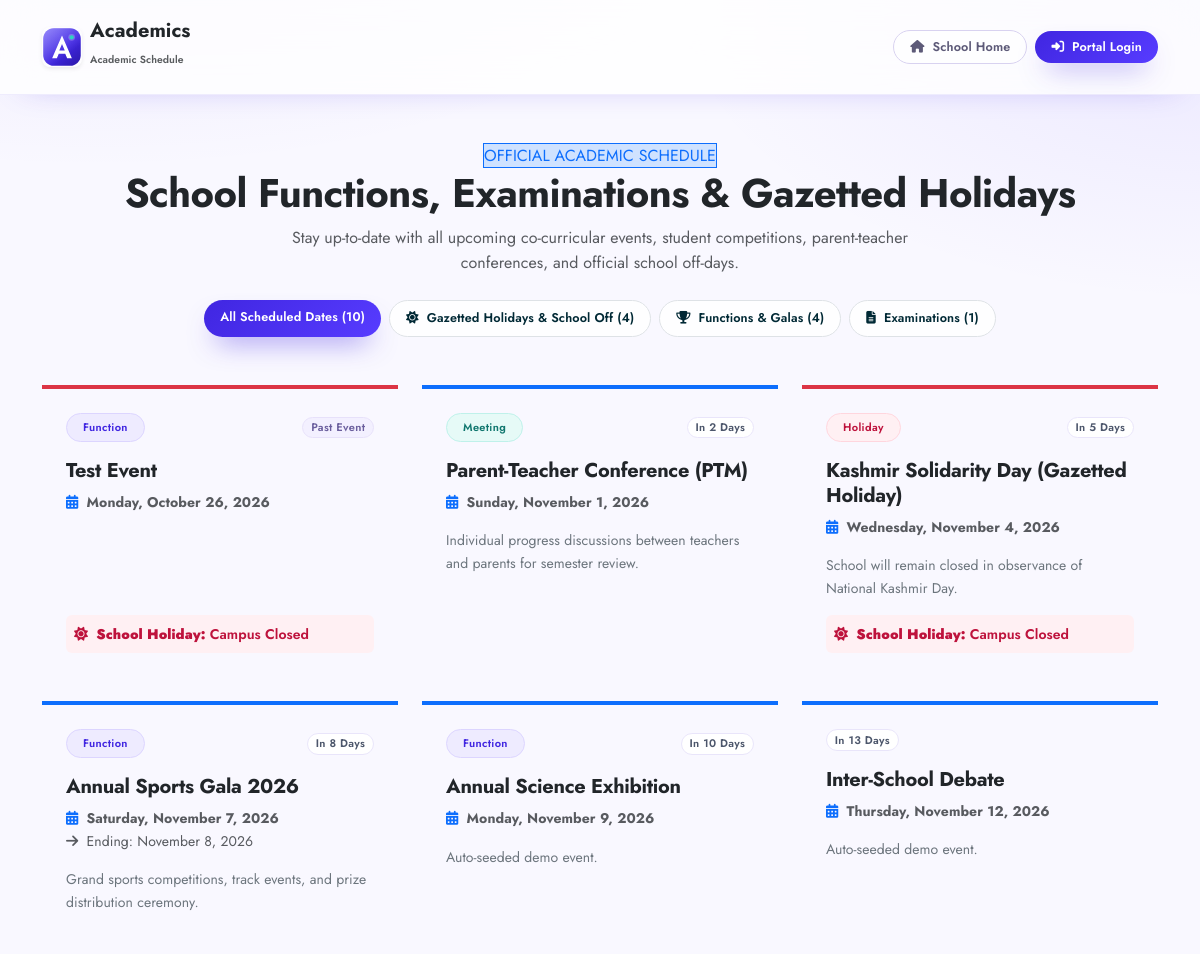
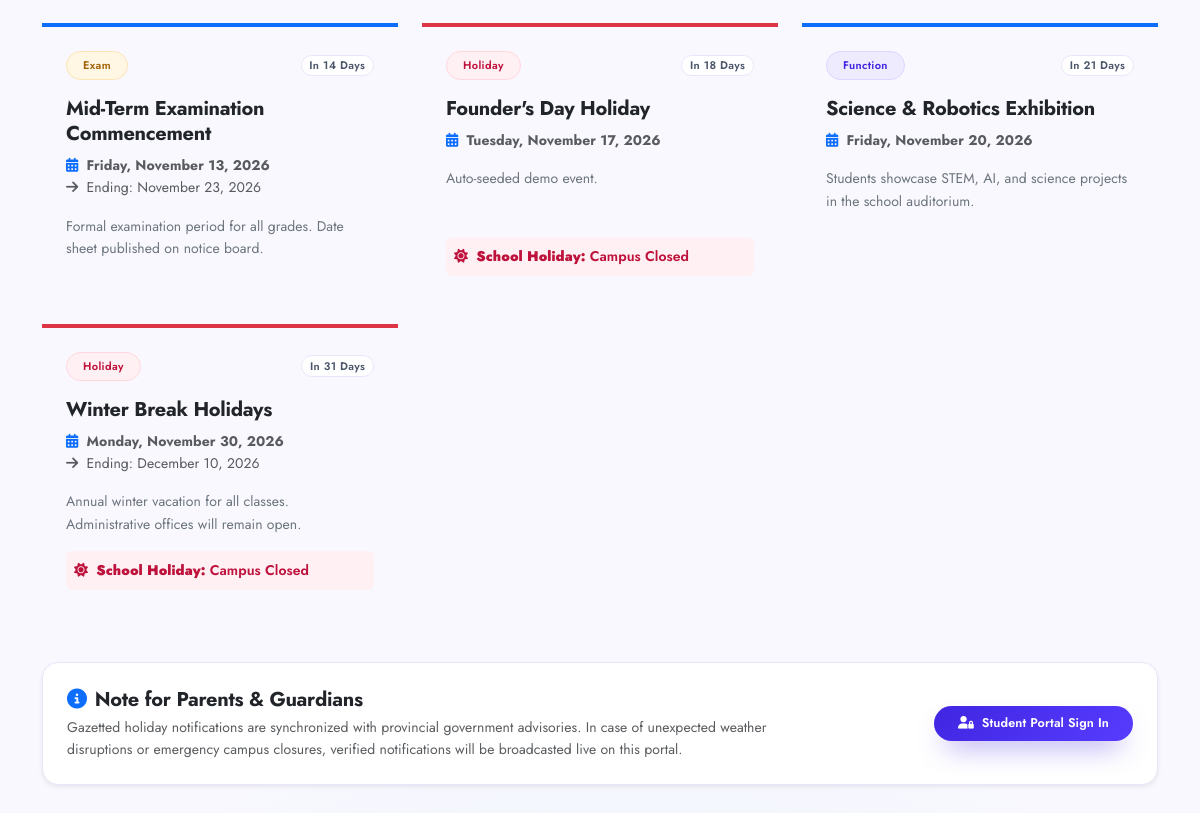
The page /public_events.php on the database its author committed (2 pictures, top to bottom).
### tables this page shows
CREATE TABLE `school_events` (
  `id` int(11) NOT NULL AUTO_INCREMENT,
  `school_id` int(11) DEFAULT NULL,
  `title` varchar(200) NOT NULL,
  `event_type` enum('Function','Holiday','Exam','Meeting','Other') DEFAULT 'Function',
  `description` text DEFAULT NULL,
  `event_date` date NOT NULL,
  `end_date` date DEFAULT NULL,
  `is_holiday` tinyint(1) DEFAULT 0,
  `status` enum('Upcoming','Ongoing','Completed','Cancelled') DEFAULT 'Upcoming',
  `created_by` int(11) DEFAULT NULL,
  `created_at` timestamp NOT NULL DEFAULT current_timestamp(),
  PRIMARY KEY (`id`),
  KEY `created_by` (`created_by`),
  KEY `idx_event_date` (`event_date`),
  KEY `idx_is_holiday` (`is_holiday`),
  KEY `idx_events_school` (`school_id`),
  CONSTRAINT `school_events_ibfk_1` FOREIGN KEY (`created_by`) REFERENCES `users` (`id`) ON DELETE SET NULL
);

### includes/functions.php (called while the page is built, shortened)
<?php
function isLoggedIn() {
    return isset($_SESSION['user_id']) && !empty($_SESSION['user_id']);
}
function getBasePath() {
    $scriptDir = dirname($_SERVER['SCRIPT_FILENAME']);
    $projectRoot = dirname(__DIR__);
    $relative = trim(str_replace('\\', '/', substr($scriptDir, strlen($projectRoot))), '/');
    $depth = $relative === '' ? 0 : substr_count($relative, '/') + 1;
    return str_repeat('../', $depth);
}
function e($string) {
    return htmlspecialchars($string ?? '', ENT_QUOTES, 'UTF-8');
}
function formatDate($date, $format = 'M d, Y') {
    return date($format, strtotime($date));
}

### public_events.php (the view, shortened to what this page needs)
<?php
require_once 'includes/header.php';
$typeFilter = trim($_GET['type'] ?? '');
$where = ["status != 'Cancelled'"];
$params = [];
$whereClause = implode(' AND ', $where);
$stmt = $pdo->prepare("SELECT * FROM school_events WHERE $whereClause ORDER BY event_date ASC");
$stmt->execute($params);
$events = $stmt->fetchAll();
$totalCount = $pdo->query("SELECT COUNT(*) FROM school_events WHERE status != 'Cancelled'")->fetchColumn();
$holidayCount = $pdo->query("SELECT COUNT(*) FROM school_events WHERE is_holiday = 1 AND status != 'Cancelled'")->fetchColumn();
$functionCount = $pdo->query("SELECT COUNT(*) FROM school_events WHERE event_type = 'Function' AND status != 'Cancelled'")->fetchColumn();
$examCount = $pdo->query("SELECT COUNT(*) FROM school_events WHERE event_type = 'Exam' AND status != 'Cancelled'")->fetchColumn();
?>
<nav class="navbar navbar-expand-lg glass-nav sticky-top py-3">
    <div class="container">
        <a class="navbar-brand d-flex align-items-center gap-2" href="index.php">
            <img src="assets/img/academics-mark.svg" alt="" width="40" height="40" class="rounded-3 shadow-sm">
            <div>
                <span class="fw-bold fs-5 text-dark d-block lh-1"><?php echo e(APP_NAME); ?></span>
                <span class="text-muted small fw-semibold" style="font-size: 0.65rem;">Academic Schedule</span>
            </div>
        </a>
        <div class="ms-auto d-flex align-items-center gap-2">
            <a href="index.php" class="btn btn-outline-secondary btn-sm px-3 rounded-pill"><i class="fas fa-home me-1"></i> School Home</a>
            <?php if (isLoggedIn()): ?>
                <a href="dashboard.php" class="btn btn-primary btn-sm px-3 rounded-pill"><i class="fas fa-th-large me-1"></i> My Dashboard</a>
            <?php else: ?>
                <a href="auth/login.php" class="btn btn-primary btn-sm px-3 rounded-pill"><i class="fas fa-sign-in-alt me-1"></i> Portal Login</a>
            <?php endif; ?>
        </div>
    </div>
</nav>
<div class="container py-5">
    <div class="text-center mb-5">
        <span class="saas-badge-pill bg-primary-subtle text-primary border border-primary mb-2">OFFICIAL ACADEMIC SCHEDULE</span>
        <h2 class="display-6 fw-bold text-dark mb-2">School Functions, Examinations & Gazetted Holidays</h2>
        <p class="text-muted mx-auto" style="max-width: 650px;">Stay up-to-date with all upcoming co-curricular events, student competitions, parent-teacher conferences, and official school off-days.</p>
        <div class="d-flex gap-2 justify-content-center flex-wrap mt-4">
            <a href="public_events.php" class="btn btn-sm <?php echo empty($typeFilter) ? 'btn-primary' : 'btn-light border'; ?> rounded-pill px-3 py-2">
                All Scheduled Dates (<?php echo (int)$totalCount; ?>)
            </a>
            <a href="public_events.php?type=Holiday" class="btn btn-sm <?php echo $typeFilter === 'Holiday' ? 'btn-danger' : 'btn-light border'; ?> rounded-pill px-3 py-2">
                <i class="fas fa-sun me-1"></i> Gazetted Holidays & School Off (<?php echo (int)$holidayCount; ?>)
            </a>
            <a href="public_events.php?type=Function" class="btn btn-sm <?php echo $typeFilter === 'Function' ? 'btn-primary' : 'btn-light border'; ?> rounded-pill px-3 py-2">
                <i class="fas fa-trophy me-1"></i> Functions & Galas (<?php echo (int)$functionCount; ?>)
            </a>
            <a href="public_events.php?type=Exam" class="btn btn-sm <?php echo $typeFilter === 'Exam' ? 'btn-warning text-dark' : 'btn-light border'; ?> rounded-pill px-3 py-2">
                <i class="fas fa-file-alt me-1"></i> Examinations (<?php echo (int)$examCount; ?>)
            </a>
        </div>
    </div>
    <?php if (empty($events)): ?>
        <div class="saas-card py-5 text-center">
            <div class="card-body">
                <i class="fas fa-calendar-check fa-3x text-muted mb-3 opacity-50"></i>
                <h5>No events currently listed</h5>
                <p class="text-muted small">Check back later or contact administration office for details.</p>
            </div>
        </div>
    <?php else: ?>
        <div class="row g-4">
            <?php foreach ($events as $ev):
                $today = date('Y-m-d');
                $evDate = $ev['event_date'];
                $diff = (int)round((strtotime($evDate) - strtotime($today)) / 86400);
                if ($diff === 0) {
                    $tag = '<span class="badge bg-danger">HAPPENING TODAY</span>';
                } elseif ($diff === 1) {
                    $tag = '<span class="badge bg-warning text-dark">TOMORROW</span>';
                } elseif ($diff > 1) {
                    $tag = '<span class="badge bg-light text-dark border">In ' . $diff . ' days</span>';
                } else {
                    $tag = '<span class="badge bg-secondary">Past Event</span>';
                }
                $badgeBg = match($ev['event_type']) {
                    'Holiday' => 'bg-danger',
                    'Function' => 'bg-primary',
                    'Exam' => 'bg-warning text-dark',
                    'Meeting' => 'bg-info text-dark',
                    default => 'bg-secondary'
                };
            ?>
            <div class="col-md-6 col-lg-4">
                <div class="saas-card h-100 p-4 d-flex flex-column border-top border-4 <?php echo $ev['is_holiday'] ? 'border-danger' : 'border-primary'; ?>">
                    <div class="d-flex justify-content-between align-items-center mb-3">
                        <span class="badge <?php echo $badgeBg; ?> px-3 py-2"><?php echo e($ev['event_type']); ?></span>
                        <?php echo $tag; ?>
                    </div>
                    <h5 class="fw-bold text-dark mb-2"><?php echo e($ev['title']); ?></h5>
                    <div class="text-muted small mb-3">
                        <i class="fas fa-calendar-alt text-primary me-1"></i>
                        <strong><?php echo formatDate($ev['event_date'], 'l, F j, Y'); ?></strong>
                        <?php if (!empty($ev['end_date'])): ?>
                            <br><i class="fas fa-arrow-right text-muted me-1"></i> Ending: <?php echo formatDate($ev['end_date'], 'F j, Y'); ?>
                        <?php endif; ?>
                    </div>
                    <?php if (!empty($ev['description'])): ?>
                        <p class="text-secondary small mb-3 flex-grow-1">
                            <?php echo nl2br(e($ev['description'])); ?>
                        </p>
                    <?php endif; ?>
                    <?php if ($ev['is_holiday']): ?>
                        <div class="p-2 rounded bg-danger bg-opacity-10 text-danger small fw-semibold mt-auto">
                            <i class="fas fa-sun me-1"></i> <strong>School Holiday:</strong> Campus Closed
                        </div>
                    <?php endif; ?>
                </div>
            </div>
            <?php endforeach; ?>
        </div>
    <?php endif; ?>
    <div class="mt-5 p-4 rounded-4 bg-light border shadow-sm">
        <div class="row align-items-center g-3">
            <div class="col-md-8">
                <h5 class="fw-bold text-dark mb-1"><i class="fas fa-info-circle text-primary me-2"></i>Note for Parents & Guardians</h5>
                <p class="text-muted small mb-0">Gazetted holiday notifications are synchronized with provincial government advisories. In case of unexpected weather disruptions or emergency campus closures, verified notifications will be broadcasted live on this portal.</p>
            </div>
            <div class="col-md-4 text-md-end">
                <a href="auth/login.php" class="btn btn-primary btn-sm px-4 py-2 rounded-pill"><i class="fas fa-user-lock me-1"></i> Student Portal Sign In</a>
            </div>
        </div>
    </div>
</div>
<?php require_once 'includes/footer.php'; ?>

### includes/header.php (shortened to what this page needs)
<?php
require_once __DIR__ . '/../includes/functions.php';
$base = getBasePath();
?>
<!DOCTYPE html>
<html lang="en">
<head>
    <link href="https://cdn.jsdelivr.net/npm/bootstrap@5.3.2/dist/css/bootstrap.min.css" rel="stylesheet">
    <link href="https://cdnjs.cloudflare.com/ajax/libs/font-awesome/6.5.1/css/all.min.css" rel="stylesheet">
    <link rel="stylesheet" href="<?php echo $base; ?>assets/css/style.css">
    <link rel="stylesheet" href="<?php echo $base; ?>assets/css/edustudy-theme.css">
</head>
<body>

### includes/footer.php (shortened to what this page needs)
</body>
</html>

### assets/css/style.css (style rules this page uses)
:root { --brand-navy: #0f172a; --brand-navy-2: #1e293b; --brand-indigo: #4f46e5; --brand-indigo-light: #6366f1; --brand-cyan: #06b6d4; --brand-emerald: #10b981; --brand-amber: #f59e0b; --brand-rose: #ef4444; --brand-violet: #8b5cf6; --brand-gold: #f6c065; --canvas-bg: #eef2f7; --surface: #ffffff; --surface-2: #f8fafc; --surface-3: #f1f5f9; --surface-glass: rgba(255,255,255,0.72); --sidebar-bg: #0f172a; --text-main: #0f172a; --text-body: #334155; --text-muted: #64748b; --text-light: #94a3b8; --text-inverse: #ffffff; --border-subtle: #e2e8f0; --border-light: #f1f5f9; --border-strong: #cbd5e1; --shadow-xs: 0 1px 2px rgba(15,23,42,0.04); --shadow-sm: 0 2px 8px -2px rgba(15,23,42,0.06); --shadow-md: 0 8px 24px -6px rgba(15,23,42,0.08); --shadow-lg: 0 20px 40px -12px rgba(15,23,42,0.14); --shadow-glow: 0 0 0 3px rgba(79,70,229,0.18); --r-xs: 6px; --r-sm: 8px; --r-md: 10px; --r-lg: 16px; --r-xl: 20px; --r-2xl: 24px; --r-pill: 9999px; --ease: cubic-bezier(0.22, 1, 0.36, 1); --dur-fast: 150ms; --dur: 220ms; --dur-slow: 360ms; --sidebar-dark: #0f172a; --sidebar-darker: #020617; --sidebar-item-hover: #1e293b; --sidebar-width: 260px; --brand-green: #16a34a; --brand-green-hover: #15803d; --learnify-hero-bg: #f0f9ff; --learnify-cta-bg: #e0f2fe; --learnify-footer-bg: #0f172a; }
* { margin: 0; padding: 0; box-sizing: border-box; }
html { scroll-behavior: smooth; }
body { font-family: 'Inter', -apple-system, BlinkMacSystemFont, 'Segoe UI', Roboto, sans-serif; background-color: var(--canvas-bg); color: var(--text-body); line-height: 1.6; -webkit-font-smoothing: antialiased; -moz-osx-font-smoothing: grayscale; transition: background-color var(--dur) var(--ease), color var(--dur) var(--ease); }
h1,h2,h3,h4,h5,h6 { font-family: 'Plus Jakarta Sans', 'Inter', sans-serif; font-weight: 700; color: var(--text-main); letter-spacing: -0.02em; line-height: 1.25; }
a { color: var(--brand-indigo); text-decoration: none; transition: color var(--dur-fast) var(--ease); }
img { max-width: 100%; height: auto; }
.btn { border-radius: var(--r-md); font-weight: 600; font-size: .88rem; padding: .6rem 1.1rem; transition: all var(--dur-fast) var(--ease); }
.btn-primary { background: linear-gradient(135deg, var(--brand-indigo), var(--brand-indigo-light)); border: none; box-shadow: 0 4px 12px rgba(79,70,229,0.3); }
.btn-outline-secondary { border-color: var(--border-strong); color: var(--text-body); }
.btn-light { background: var(--surface-2); color: var(--text-main); border: 1px solid var(--border-subtle); }
.btn-sm { padding: .4rem .75rem; font-size: .8rem; border-radius: var(--r-sm); }
.badge { padding: 0.35em 0.65em; border-radius: var(--r-pill); font-size: 0.7rem; font-weight: 700; letter-spacing: 0.03em; text-transform: capitalize; border: 1px solid transparent; background: var(--surface-2); color: var(--text-muted); }
.badge-warning, .bg-warning { background: #fffbeb !important; color: #b45309 !important; border-color: #fde68a !important; }
.badge-danger, .bg-danger { background: #fef2f2 !important; color: #b91c1c !important; border-color: #fecaca !important; }
.badge-info, .bg-info { background: #ecfeff !important; color: #0e7490 !important; border-color: #a5f3fc !important; }
.badge-primary, .bg-primary { background: #eef2ff !important; color: #4338ca !important; border-color: #c7d2fe !important; }
.badge-secondary, .bg-secondary { background: #f8fafc !important; color: #64748b !important; border-color: #e2e8f0 !important; }
:root { --chart-navy: #1d3557; --chart-amber: #f4b64c; --chart-slate: #64748b; --chart-slate-light: #94a3b8; --chart-grid: rgba(148,163,184,.18); }

### rows shown on the page
school_events: event_type "Function", shows "Past Event", title "Test Event", event_date "Monday, October 26, 2026", is_holiday 1 (drawn), shows "School Holiday:"
school_events: event_type "Meeting", event_date "2", title "Parent-Teacher Conference (PTM)", event_date "Sunday, November 1, 2026", description "Individual progress discussions between teachers and parents for semester review."
school_events: event_type "Holiday", event_date "5", title "Kashmir Solidarity Day (Gazetted Holiday)", event_date "Wednesday, November 4, 2026", description "School will remain closed in observance of National Kashmir Day.", is_holiday 1 (drawn), shows "School Holiday:"
school_events: event_type "Function", event_date "8", title "Annual Sports Gala 2026", event_date "Saturday, November 7, 2026", end_date "November 8, 2026", description "Grand sports competitions, track events, and prize distribution ceremony."
school_events: event_type "Function", event_date "10", title "Annual Science Exhibition", event_date "Monday, November 9, 2026", description "Auto-seeded demo event."
school_events: event_date "13", title "Inter-School Debate", event_date "Thursday, November 12, 2026", description "Auto-seeded demo event."
school_events: event_type "Exam", event_date "14", title "Mid-Term Examination Commencement", event_date "Friday, November 13, 2026", end_date "November 23, 2026", description "Formal examination period for all grades. Date sheet published on notice board."
school_events: event_type "Holiday", event_date "18", title "Founder's Day Holiday", event_date "Tuesday, November 17, 2026", description "Auto-seeded demo event.", is_holiday 1 (drawn), shows "School Holiday:"
school_events: event_type "Function", event_date "21", title "Science & Robotics Exhibition", event_date "Friday, November 20, 2026", description "Students showcase STEM, AI, and science projects in the school auditorium."
school_events: event_type "Holiday", event_date "31", title "Winter Break Holidays", event_date "Monday, November 30, 2026", end_date "December 10, 2026", description "Annual winter vacation for all classes. Administrative offices will remain open.", is_holiday 1 (drawn), shows "School Holiday:"

### other values the page prints
APP_NAME "Academics"
$totalCount "10"
$holidayCount "4"
$functionCount "4"
$examCount "1"
